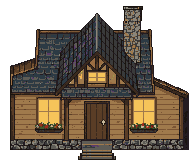
#> input picture art/style_tests/ART-003/w3b/house/house_w3b.png, 192 x 160 px
$ python polish.py
#> lines starting #> are read from the running program, lines starting #| are printed output that depends on the picture
# ART-003 W-3 polish pass (non-production, no generation): hand paint-over of the Batch B Restored house.
# ../../w3b/house/house_w3b.png (candidate C as registered) -> house_w3p_<wall>_<day|night>.png and the counts.
# The silhouette, size (192x160), door, windows, porch posts, footing line (y 149), steps and light positions are
# untouched: only colours change, plus a plank porch deck on the landing in front of the door and stone treads.
#   python polish.py   ->  four wall variants (a warm weathered, b dark weathered, c grey weathered, m between a and b), each with a
#                          day sprite (unlit glass, curtains) and a night sprite (the Batch B lit glass, kept)
from PIL import Image

SRC = Image.open('../../w3b/house/house_w3b.png').convert('RGBA')
#> SRC is the input picture: PIL image 192x160 RGBA; mean R, G, B, A 67, 54.9, 42.1, 164.1
W, H = SRC.size
#> W = 192; H = 160


def hsh(x, y, k=0):
    n = (x * 73856093) ^ (y * 19349663) ^ (k * 83492791)
    n = (n ^ (n >> 13)) * 1274126177
    return (n ^ (n >> 16)) & 0xFFFF


def mul(c, f, warm=0):
    return (max(0, min(255, round(c[0] * f + warm))), max(0, min(255, round(c[1] * f))),
            max(0, min(255, round(c[2] * f - warm))))


# Regions, from the colour map of house_w3b.png.
CHIMNEY = (123, 0, 143, 62)                       # x0, y0, x1, y1: the stone stack, left as it is
WINDOWS = [(39, 100, 58, 123), (134, 100, 153, 124)]   # glass of the two front windows (bounding boxes)
GABLE = (79, 71, 104, 80)                          # the gable window's glass
EAVE = 97                                         # roof above, walls below (the gable is wall-coloured)
DECK = (62, 140, 128, 146)                        # the porch floor between and past the posts: planks on the footing
LANDING = (82, 147, 111, 149)                     # Batch B's flat landing below it, stoned like the rest of the footing
STEPS_Y = 150

GLASS = {(246, 196, 90), (244, 184, 80)}
# The wall family: boards light to dark. Trim and outlines (59,42,30), (42,31,24), (36,28,34), (26,20,16) stay.
BOARD = (160, 122, 76)
WALL = [(178, 140, 92), BOARD, (154, 109, 66), (126, 90, 54), (122, 84, 52), (92, 65, 40), (90, 61, 38)]
# The roof family: Batch B's slate (grey, teal-grey, warm grey, purple flecks, olive flecks).
ROOF = {(44, 58, 68): (36, 40, 52), (58, 58, 58): (46, 51, 64), (94, 92, 86): (64, 70, 84),
        (138, 134, 122): (88, 94, 108), (90, 58, 106): (42, 46, 60), (30, 42, 28): (36, 40, 52),
        (46, 63, 36): (36, 40, 52), (154, 154, 74): (64, 70, 84), (156, 152, 138): (88, 94, 108),
        (76, 76, 74): (46, 51, 64)}
WORN = (28, 31, 40)          # a darker, weathered shingle
# Wall variants: brightness factor and warm push on the board family.
VARIANTS = {'a': (0.74, 6), 'b': (0.62, 4), 'c': (0.70, -2), 'm': (0.68, 5)}   # m: the a/b midpoint (comparison)


def in_rect(x, y, r):
    return r[0] <= x <= r[2] and r[1] <= y <= r[3]


def build(var, day):
    f, warm = VARIANTS[var]
    img = SRC.copy()
    px = img.load()
    for y in range(H):
        for x in range(W):
            p = px[x, y]
            if p[3] < 200:
                continue
            c = p[:3]
            if in_rect(x, y, CHIMNEY) and c not in WALL:
                continue
            if c in GLASS:
                if day:
                    px[x, y] = day_glass(x, y) + (255,)
                continue
            if c in WALL and y < STEPS_Y:
                if var == 'c':   # grey weathered: half the saturation
                    g = sum(c) / 3
                    c = tuple(round(v * 0.5 + g * 0.5) for v in c)
                k = f
                if c == BOARD or p[:3] == BOARD:   # board-to-board tone, so the siding looks worn, not printed
                    board = y // 5
                    seg = (x + board * 7) // 17
                    k *= [1.0, 0.91, 1.05, 0.95][hsh(seg, board, 3) % 4]
                    if hsh(x, y, 5) % 100 < 3:
                        k *= 0.78
                px[x, y] = mul(c, k, warm) + (255,)
                continue
            if y <= EAVE and c in ROOF:
                q = ROOF[c]
                if c == (44, 58, 68) and hsh(x // 3, y // 2, 9) % 100 < 14:
                    q = WORN
                px[x, y] = q + (255,)
    deck(px)
    steps(px)
    return img


def day_glass(x, y):
    for (x0, y0, x1, y1) in WINDOWS + [GABLE]:
        if in_rect(x, y, (x0, y0, x1, y1)):
            dx, dy = x - x0, y - y0
            # Curtains drawn back to the outer edges of each front window.
            if (x0, y0) != GABLE[:2] and (dx <= 2 or x1 - x <= 3):
                return (118, 58, 46) if (dx + y) % 3 else (96, 46, 38)
            if 6 <= (dx + dy) % 22 <= 8:      # a sky reflection across the panes
                return (104, 118, 132)
            return (54, 64, 78) if dy > 2 else (40, 48, 60)
    return (54, 64, 78)


def deck(px):
    # Planks across the porch, three boards deep, on top of the stone footing; posts and outline kept.
    x0, y0, x1, y1 = DECK
    plank, light, seam = (104, 72, 44), (124, 88, 54), (58, 41, 29)
    keep = {(26, 20, 16), (36, 28, 34)}
    for y in range(y0, y1):
        for x in range(x0, x1 + 1):
            if px[x, y][3] < 200 or (px[x, y][:3] in keep and y == y0):
                continue
            row = (y - y0) // 2
            c = light if (y - y0) % 2 == 0 else plank
            if (x + row * 11) % 15 == 0:
                c = seam
            elif hsh(x // 5, row, 4) % 4 == 0:
                c = mul(c, 0.9)
            px[x, y] = c + (255,)
    for x in range(x0, x1 + 1):   # the deck's front edge
        if px[x, y1][3] > 200:
            px[x, y1] = (42, 31, 24, 255)
    lx0, ly0, lx1, ly1 = LANDING  # stone under the deck where Batch B had a flat slab: the footing's own pattern
    for y in range(ly0, ly1 + 1):
        for x in range(lx0, lx1 + 1):
            px[x, y] = px[x - 30, y]


def steps(px):
    # Three stone treads: a pale top row, mid-grey risers with joints, the outline kept.
    top, riser, joint = (146, 142, 132), (108, 104, 98), (70, 66, 62)
    for y in range(STEPS_Y, H):
        for x in range(W):
            p = px[x, y]
            if p[3] < 200 or p[:3] in {(26, 20, 16), (36, 28, 34), (42, 31, 24)}:
                continue
            tread = (y - STEPS_Y) % 3 == 0
            c = top if tread else riser
            if not tread and (x + (y - STEPS_Y) // 3 * 5) % 9 == 0:
                c = joint
            if hsh(x, y, 2) % 100 < 10:
                c = mul(c, 0.88)
            px[x, y] = c + (255,)


changed = {}
for var in VARIANTS:
    for day in (True, False):
        out = build(var, day)
        name = 'house_w3p_%s_%s.png' % (var, 'day' if day else 'night')
        out.save(name)
        a, b = SRC.load(), out.load()
        changed[name] = sum(1 for y in range(H) for x in range(W) if a[x, y] != b[x, y])
#> this loop made 4 passes
#> pass 1, `out.save(name)`:
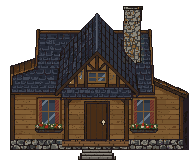
#> saved as house_w3p_a_day.png: PIL image 192x160 RGBA; mean R, G, B, A 53, 42.7, 35.4, 164.1; transparent parts drawn white
#> pass 1, `out.save(name)`:
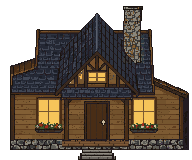
#> saved as house_w3p_a_night.png: PIL image 192x160 RGBA; mean R, G, B, A 58.3, 46.8, 36, 164.1; transparent parts drawn white
total = sum(1 for p in SRC.getdata() if p[3] > 0)
for k, v in changed.items():
    print(k, v, 'px changed of', total, '(%.1f%%, colour only except the deck and treads)' % (100 * v / total))
#> this loop made 8 passes
#> (k, v) on passes 1 to 8: ('house_w3p_a_day.png', 12425), ('house_w3p_a_night.png', 11459), ('house_w3p_b_day.png', 12425), ('house_w3p_b_night.png', 11459), ('house_w3p_c_day.png', 12425), ('house_w3p_c_night.png', 11459), ('house_w3p_m_day.png', 12425), ('house_w3p_m_night.png', 11459)
#| house_w3p_a_day.png 12425 px changed of 19767 (62.9%, colour only except the deck and treads)
#| house_w3p_a_night.png 11459 px changed of 19767 (58.0%, colour only except the deck and treads)
#| house_w3p_b_day.png 12425 px changed of 19767 (62.9%, colour only except the deck and treads)
#| house_w3p_b_night.png 11459 px changed of 19767 (58.0%, colour only except the deck and treads)
#| house_w3p_c_day.png 12425 px changed of 19767 (62.9%, colour only except the deck and treads)
#| house_w3p_c_night.png 11459 px changed of 19767 (58.0%, colour only except the deck and treads)
#| house_w3p_m_day.png 12425 px changed of 19767 (62.9%, colour only except the deck and treads)
#| house_w3p_m_night.png 11459 px changed of 19767 (58.0%, colour only except the deck and treads)
